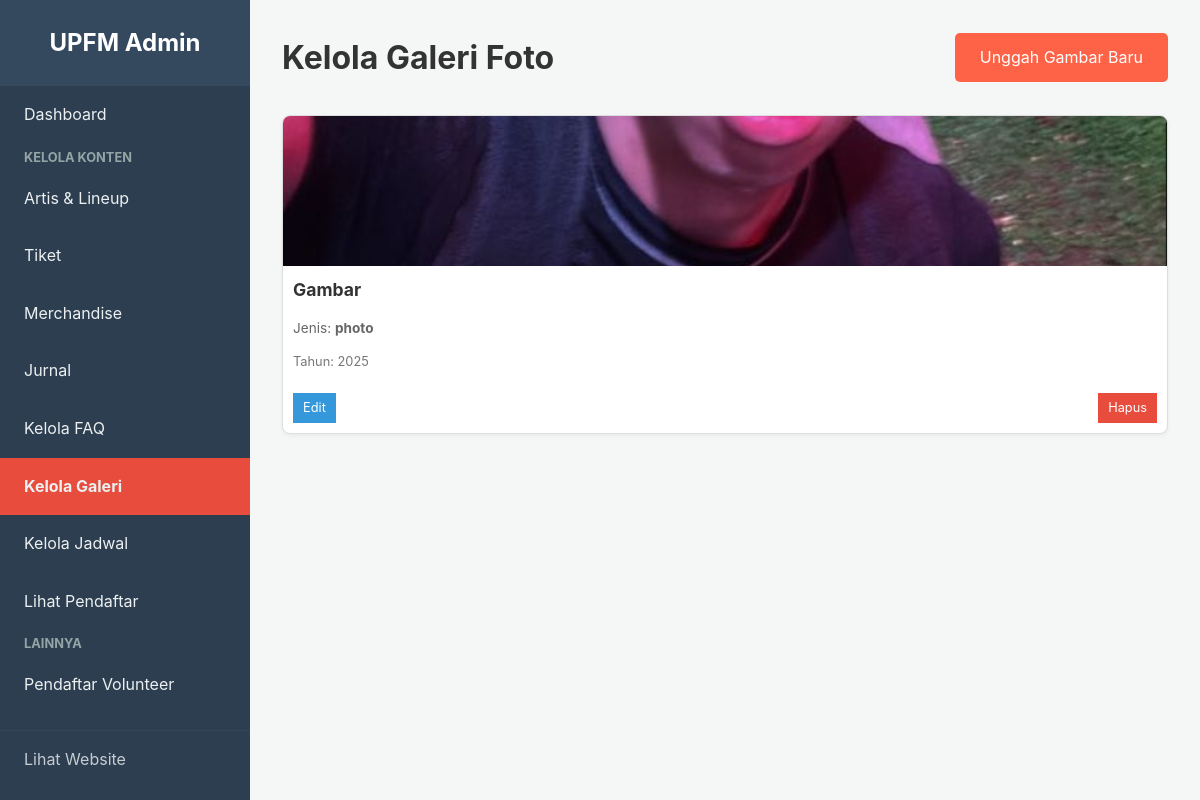
Screenshot of /admin/kelola_galeri.php (signed in) with the database file from the repository.
### tables this page shows
CREATE TABLE `gallery` (
  `id` int(11) NOT NULL,
  `title` varchar(255) NOT NULL,
  `media_type` enum('photo','video','aftermovie') NOT NULL,
  `media_url` varchar(255) NOT NULL COMMENT 'Bisa URL file atau link YouTube',
  `thumbnail_url` varchar(255) DEFAULT NULL,
  `year` year(4) NOT NULL,
  `uploaded_by_user_id` int(11) DEFAULT NULL COMMENT 'ID User (admin) yang mengunggah'
);

### admin/kelola_galeri.php (the view, shortened to what this page needs)
<?php
require_once '../includes/db.php';
$gallery_items = $conn->query("SELECT * FROM gallery ORDER BY id DESC")->fetch_all(MYSQLI_ASSOC);
?>
<!DOCTYPE html>
<html lang="id">
<head>
    <link rel="stylesheet" href="../assets/css/style.css">
    <link rel="stylesheet" href="../assets/css/admin_styles.css">
</head>
<body>
<div class="admin-wrapper">
    <?php require_once '../includes/admin_sidebar.php'; ?>
    <div class="admin-main-content">
        <div class="admin-header">
            <h1 class="page-main-title">Kelola Galeri Foto</h1>
            <a href="upload_gambar.php" class="btn-standard">Unggah Gambar Baru</a>
        </div>
        <?php if (!empty($gallery_items)): ?>
            <div class="gallery-grid">
                <?php foreach ($gallery_items as $item): ?>
                    <div class="gallery-item-card">
                        <img src="/upfm_web/assets/images/gallery/<?php echo htmlspecialchars($item['media_url']); ?>" alt="<?php echo htmlspecialchars($item['title']); ?>">
                        <div class="gallery-item-info">
                            <h4><?php echo htmlspecialchars($item['title']); ?></h4>
                            <p>Jenis: <strong><?php echo htmlspecialchars($item['media_type']); ?></strong></p>
                            <p style="font-size: 0.8em; color: #777;">Tahun: <?php echo htmlspecialchars($item['year']); ?></p>
                        </div>
                        <div class="gallery-item-actions">
                            <a href="upload_gambar.php?id=<?php echo $item['id']; ?>" class="btn-edit">Edit</a>
                            <a href="kelola_galeri.php?action=hapus&id=<?php echo $item['id']; ?>" class="btn-delete" onclick="return confirm('Anda yakin ingin menghapus gambar ini? Ini akan menghapus file fisiknya juga!');">Hapus</a>
                        </div>
                    </div>
                <?php endforeach; ?>
            </div>
        <?php else: ?>
            <p>Belum ada gambar di galeri. Silakan unggah yang pertama!</p>
        <?php endif; ?>
    </div>
</div>
</body>
</html>

### assets/css/style.css (style rules this page uses)
:root { --primary-color: #ff6347; --dark-color: #333; --light-gray: #f8f8f8; --placeholder-gray: #e9e9e9; --text-color: #555; }
body { font-family: -apple-system, BlinkMacSystemFont, "Segoe UI", Roboto, Helvetica, Arial, sans-serif; margin: 0; background: #fff; color: var(--dark-color); line-height: 1.6; }
h1, h2, h3 { font-weight: bold; }
a { color: var(--primary-color); text-decoration: none; }
.page-main-title { text-align: center; font-size: 2rem; margin-bottom: 0.5rem; }
.btn-standard { display: inline-block; padding: 12px 25px; background: var(--primary-color); color: white; border: none; border-radius: 5px; font-size: 1rem; cursor: pointer; text-align: center; transition: background-color 0.2s ease; }

### assets/css/admin_styles.css (style rules this page uses)
:root { --admin-bg: #f4f7f6; --sidebar-bg: #2c3e50; --sidebar-text: #ecf0f1; --sidebar-hover: #34495e; --sidebar-active: #e74c3c; --card-bg: #ffffff; --dark-color: #333; }
body { font-family: -apple-system, BlinkMacSystemFont, "Segoe UI", Roboto, Helvetica, Arial, sans-serif; margin: 0; background-color: var(--admin-bg); color: var(--dark-color); }
a { text-decoration: none; }
.admin-wrapper { display: flex; min-height: 100vh; }
.admin-main-content { flex-grow: 1; margin-left: 250px; padding: 2rem; }
.admin-header { display: flex; justify-content: space-between; align-items: center; margin-bottom: 2rem; }
.page-main-title { margin: 0; }
.btn-edit { background-color: #3498db; color: white; }
.btn-delete { background-color: #e74c3c; color: white; }

### admin/kelola_galeri.php (style rules this page uses)
.gallery-grid { display: grid; grid-template-columns: repeat(auto-fit, minmax(200px, 1fr)); gap: 20px; margin-top: 20px; }
.gallery-item-card { border: 1px solid #ddd; border-radius: 8px; overflow: hidden; background-color: #fff; box-shadow: 0 2px 4px rgba(0,0,0,0.05); position: relative; }
.gallery-item-card img { width: 100%; height: 150px; object-fit: cover; display: block; }
.gallery-item-info { padding: 10px; }
.gallery-item-info h4 { margin: 0 0 5px 0; font-size: 1.1em; color: var(--dark-color); }
.gallery-item-info p { font-size: 0.85em; color: #666; margin-bottom: 10px; }
.gallery-item-actions { display: flex; justify-content: space-between; padding: 0 10px 10px; }
.gallery-item-card .btn-edit, .gallery-item-card .btn-delete { padding: 5px 10px; font-size: 0.8em; text-align: center; }

### rows the page displays
gallery: media_url (picture), title "Gambar", media_type "photo", year "2025"
